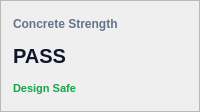
                                            <widget class="QFrame" name="card_kpi_concrete">
                                              <property name="frameShape">
                                                <enum>QFrame::StyledPanel</enum>
                                              </property>
                                              <property name="minimumSize">
                                                <size>
                                                  <width>160</width>
                                                  <height>112</height>
                                                </size>
                                              </property>
                                              <property name="styleSheet">
                                                <string>QFrame#card_kpi_concrete { background-color: #ffffff; border: 1px solid #e2e8f0; border-radius: 8px; }</string>
                                              </property>
                                              <layout class="QVBoxLayout" name="vbox_card_kpi_concrete">
                                                <property name="spacing">
                                                  <number>4</number>
                                                </property>
                                                <property name="leftMargin">
                                                  <number>12</number>
                                                </property>
                                                <property name="topMargin">
                                                  <number>10</number>
                                                </property>
                                                <property name="rightMargin">
                                                  <number>12</number>
                                                </property>
                                                <property name="bottomMargin">
                                                  <number>10</number>
                                                </property>
                                                <item>
                                                  <widget class="QLabel" name="lbl_title_card_kpi_concrete">
                                                    <property name="text">
                                                      <string>Concrete Strength</string>
                                                    </property>
                                                    <property name="styleSheet">
                                                      <string>color: #64748b; font-size: 12px; font-weight: 600; border: none;</string>
                                                    </property>
                                                    <property name="minimumSize">
                                                      <size>
                                                        <width>0</width>
                                                        <height>20</height>
                                                      </size>
                                                    </property>
                                                  </widget>
                                                </item>
                                                <item>
                                                  <widget class="QLabel" name="lbl_kpi_concrete_val">
                                                    <property name="text">
                                                      <string>PASS</string>
                                                    </property>
                                                    <property name="styleSheet">
                                                      <string>color: #0f172a; font-size: 20px; font-weight: 700; border: none;</string>
                                                    </property>
                                                    <property name="minimumSize">
                                                      <size>
                                                        <width>0</width>
                                                        <height>32</height>
                                                      </size>
                                                    </property>
                                                  </widget>
                                                </item>
                                                <item>
                                                  <widget class="QLabel" name="lbl_kpi_concrete_delta">
                                                    <property name="text">
                                                      <string>Design Safe</string>
                                                    </property>
                                                    <property name="styleSheet">
                                                      <string>color: #16a34a; font-size: 11px; font-weight: 600; border: none;</string>
                                                    </property>
                                                    <property name="minimumSize">
                                                      <size>
                                                        <width>0</width>
                                                        <height>20</height>
                                                      </size>
                                                    </property>
                                                  </widget>
                                                </item>
                                              </layout>
                                            </widget>
